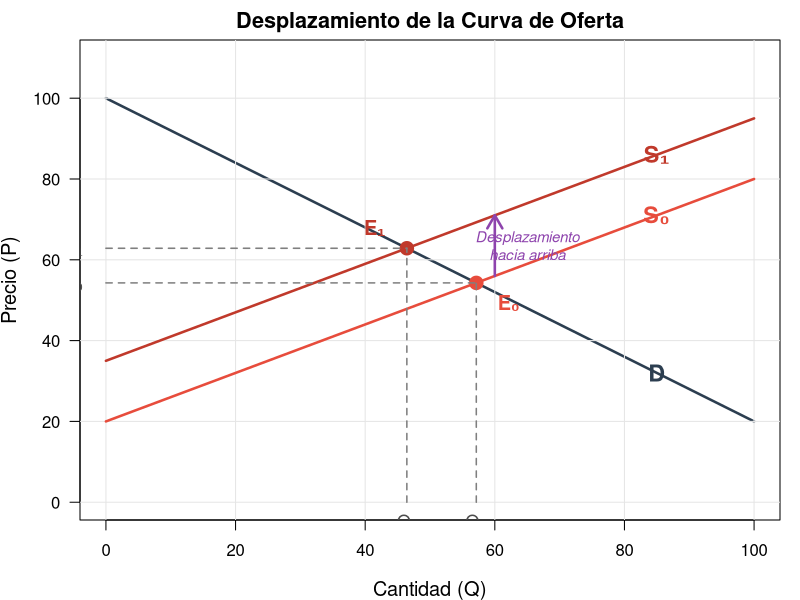

This figure's R source:
# Script R para generar gráfico de Oferta y Demanda (Pregunta 35)
# Muestra el desplazamiento de la curva de oferta S0 a S1

# Definir archivo de salida
output_file <- "images/q35_oferta_demanda.png"
dir.create(dirname(output_file), showWarnings = FALSE, recursive = TRUE)

# Abrir dispositivo PNG con dimensiones apropiadas para LaTeX
png(output_file, width = 6, height = 5, units = "in", res = 300)

# Configurar márgenes y parámetros gráficos
par(mar = c(4, 4, 2, 1), family = "sans")

# Definir rango de cantidades
Q <- seq(0, 100, length.out = 200)

# Definir curva de demanda (pendiente negativa)
# P = a - bQ, donde a=100, b=0.8
P_demanda <- 100 - 0.8 * Q

# Definir curva de oferta inicial S0 (pendiente positiva)
# P = c + dQ, donde c=20, d=0.6
P_oferta_S0 <- 20 + 0.6 * Q

# Definir curva de oferta desplazada S1 (hacia la izquierda/arriba)
# Aumenta el intercepto (mayores costos)
# P = c' + dQ, donde c'=35, d=0.6
P_oferta_S1 <- 35 + 0.6 * Q

# Calcular puntos de equilibrio
# Equilibrio original (S0 y D)
Q0 <- (100 - 20) / (0.8 + 0.6)  # Q0 ≈ 57.14
P0 <- 20 + 0.6 * Q0              # P0 ≈ 54.29

# Nuevo equilibrio (S1 y D)
Q1 <- (100 - 35) / (0.8 + 0.6)  # Q1 ≈ 46.43
P1 <- 35 + 0.6 * Q1              # P1 ≈ 62.86

# Crear gráfico base
plot(Q, P_demanda, type = "l", lwd = 2.5, col = "#2C3E50", 
     xlim = c(0, 100), ylim = c(0, 110),
     xlab = "Cantidad (Q)", ylab = "Precio (P)",
     main = "Desplazamiento de la Curva de Oferta",
     cex.lab = 1.2, cex.main = 1.3, las = 1)

# Agregar grid sutil
grid(col = "gray90", lty = 1)

# Dibujar curvas de oferta
lines(Q, P_oferta_S0, lwd = 2.5, col = "#E74C3C")  # S0 en rojo
lines(Q, P_oferta_S1, lwd = 2.5, col = "#C0392B")  # S1 en rojo oscuro

# Marcar puntos de equilibrio
points(Q0, P0, pch = 19, cex = 1.8, col = "#E74C3C")
points(Q1, P1, pch = 19, cex = 1.8, col = "#C0392B")

# Líneas punteadas para mostrar equilibrios
segments(Q0, 0, Q0, P0, lty = 2, col = "gray50", lwd = 1.5)
segments(0, P0, Q0, P0, lty = 2, col = "gray50", lwd = 1.5)
segments(Q1, 0, Q1, P1, lty = 2, col = "gray50", lwd = 1.5)
segments(0, P1, Q1, P1, lty = 2, col = "gray50", lwd = 1.5)

# Etiquetas de curvas
text(85, 100 - 0.8*85, "D", cex = 1.4, font = 2, col = "#2C3E50")
text(85, 20 + 0.6*85, "S₀", cex = 1.4, font = 2, col = "#E74C3C")
text(85, 35 + 0.6*85, "S₁", cex = 1.4, font = 2, col = "#C0392B")

# Etiquetas de equilibrios
text(Q0 + 5, P0 - 5, "E₀", cex = 1.2, font = 2, col = "#E74C3C")
text(Q1 - 5, P1 + 5, "E₁", cex = 1.2, font = 2, col = "#C0392B")

# Etiquetas de ejes
text(Q0, -5, "Q₀", cex = 1.1, col = "gray30")
text(Q1, -5, "Q₁", cex = 1.1, col = "gray30")
text(-5, P0, "P₀", cex = 1.1, col = "gray30", srt = 0)
text(-5, P1, "P₁", cex = 1.1, col = "gray30", srt = 0)

# Flecha indicando el desplazamiento
arrows(x0 = 60, y0 = 20 + 0.6*60, 
       x1 = 60, y1 = 35 + 0.6*60,
       length = 0.15, lwd = 2.5, col = "#8E44AD", code = 2)
text(65, (20 + 0.6*60 + 35 + 0.6*60)/2, "Desplazamiento\nhacia arriba", 
     cex = 0.9, col = "#8E44AD", font = 3)

# Cerrar dispositivo
dev.off()

cat("✓ Gráfico guardado en:", output_file, "\n")
